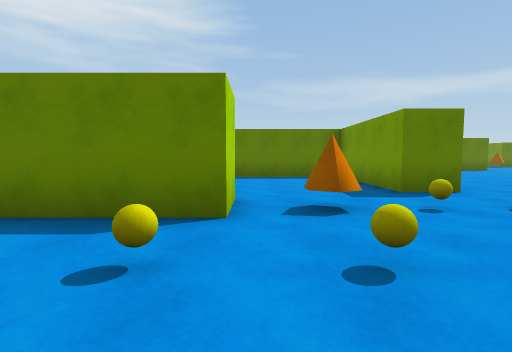
[1] (above)

24 first-person views from a walk through a Unity game level. The camera is 1.3 m above the floor, tilts 4° down and sees 85° across. The floor is counted in squares, 2 m on a side. Each view is taken from the middle of a square. On the plan, view 1 faces up. The plan holds only what a view shows up to about 9 squares ahead; the rest is blank. The player character is not drawn.

[2]
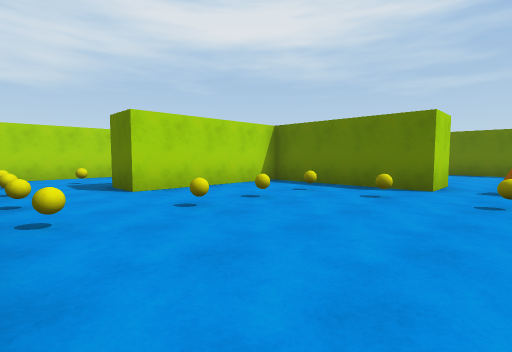

[3]
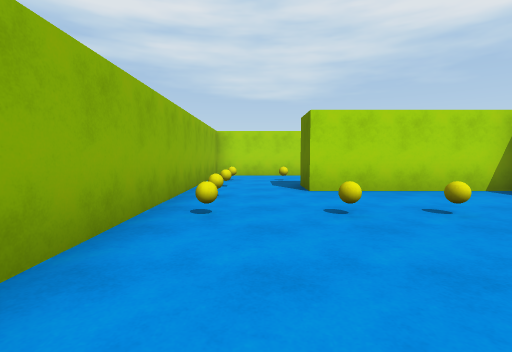

[4]
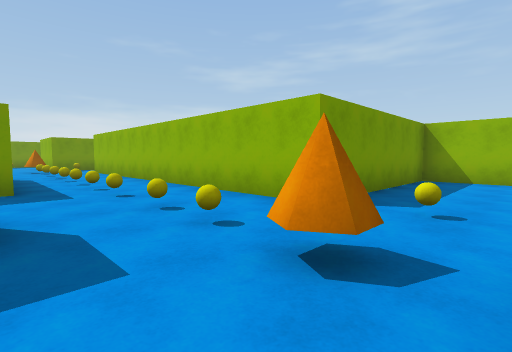

[5]
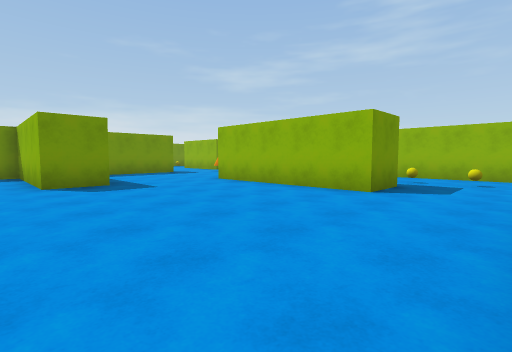

[6]
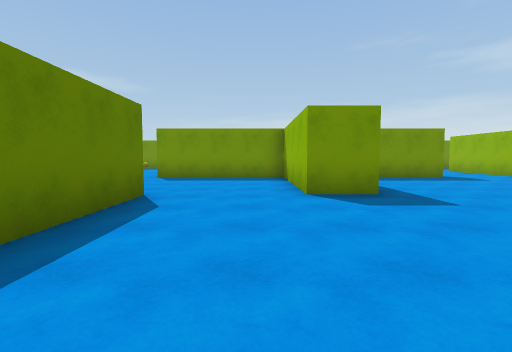

[7]
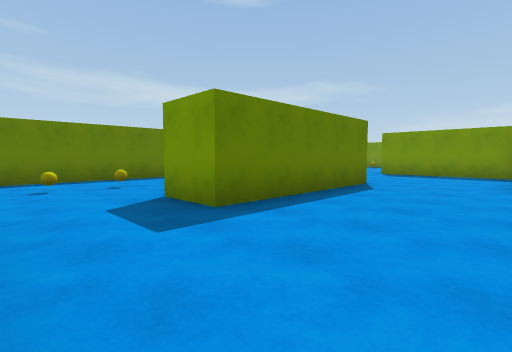

[8]
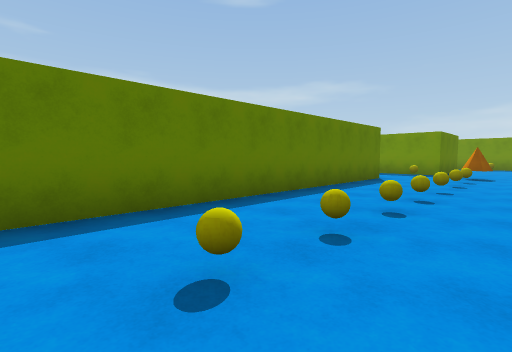

[9]
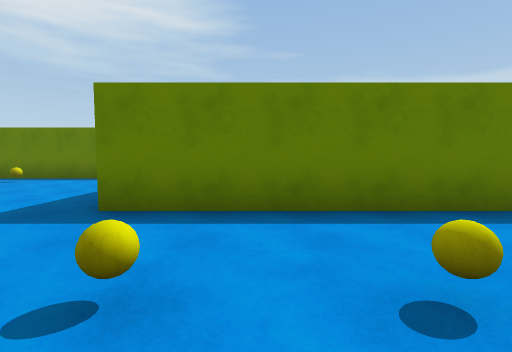

[10]
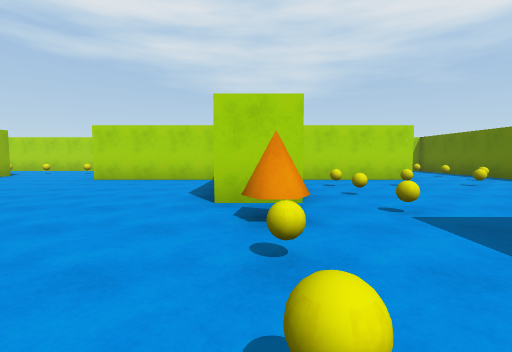

[11]
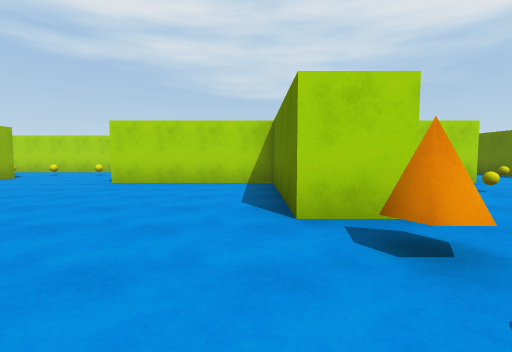

[12]
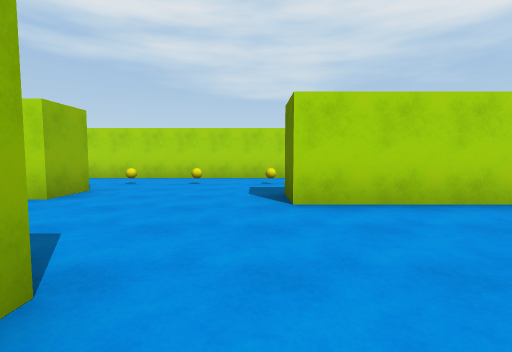

[13]
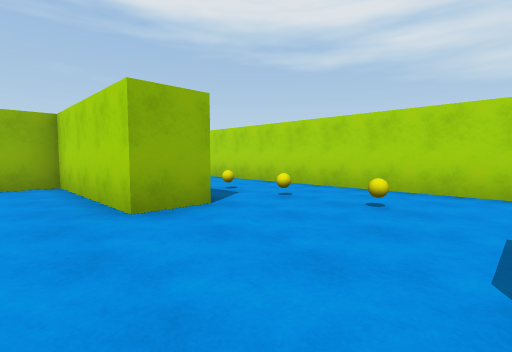

[14]
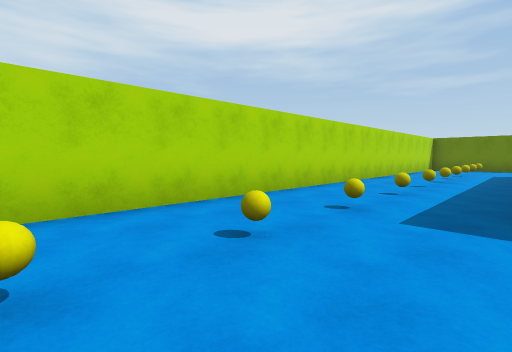

[15]
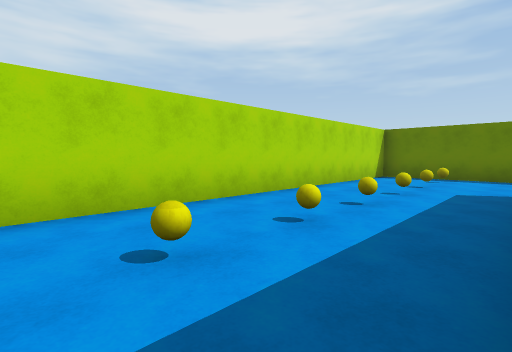

[16]
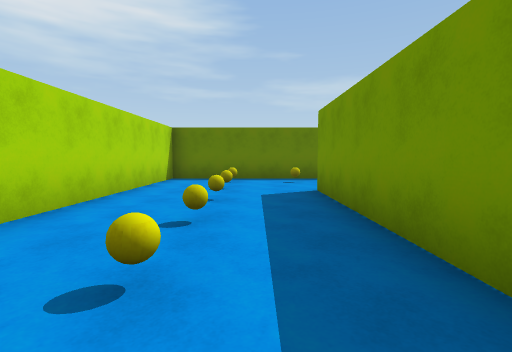

[17]
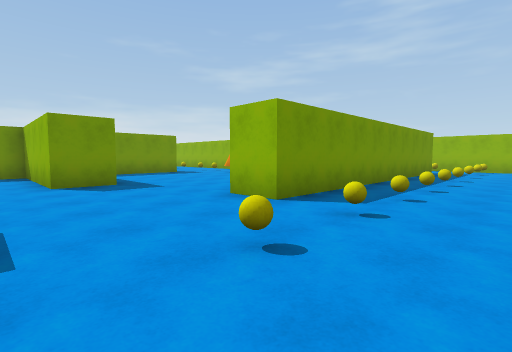

[18]
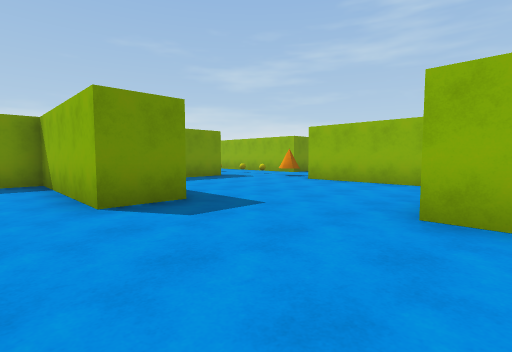

[19]
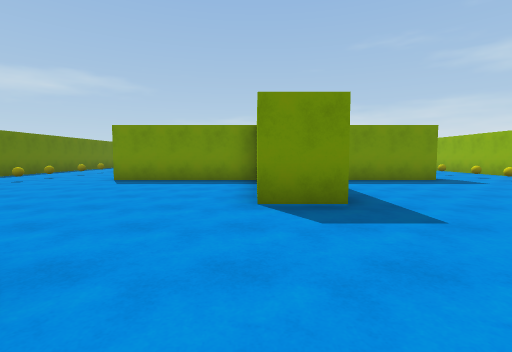

[20]
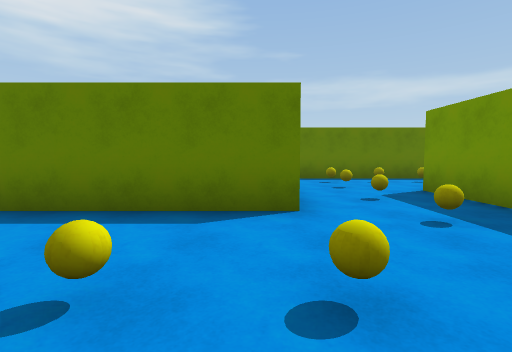

[21]
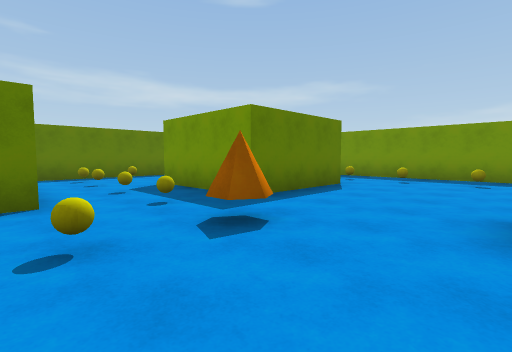

[22]
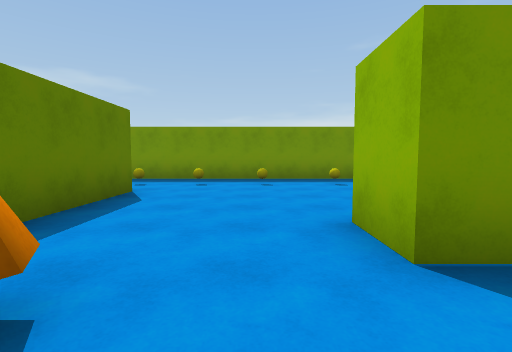

[23]
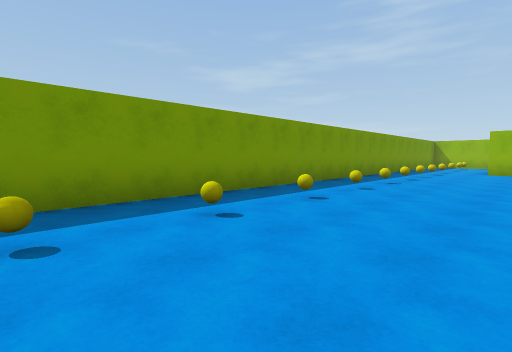

[24]
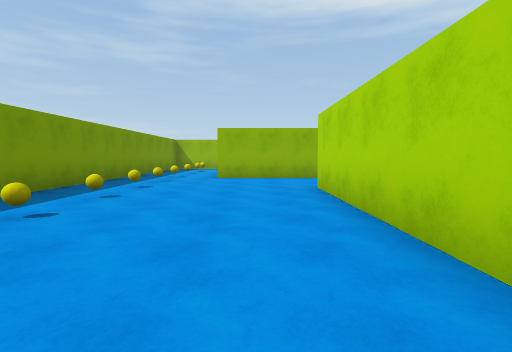

### Floor plan
Points are (right, up) in squares from view 1. A wall is a line through its corners. A room is listed if a view was taken in it or the views show most of it. See-through windows are left out.
Room 1 (views 1, 2, 3)
walls: (-0.3, 2.9) (-4.2, 2.9) (-4.2, -1) (-5.4, -1); (-5.6, -3.3) (2.1, -3.3) (2.1, 1.1)
ways out: opening at (-5, -2.5) to room 2; opening at (1, 2) to room 2
objects: other object (-5, -3); other object (-4, -3); other object (-2, -3); other object (-2, -1); other object (-2, 0); other object (-2, 2); other object (-1, 2); other object (1, 2)
Room 2 (views 4, 5, 6, 7, 8, 9, 10, 11, 12, 13, 14, 15, 16, 17, 18, 19, 20, 21, 22, 23, 24)
walls: (2.1, 8.8) (-0.8, 8.8); (10.8, 12.9) (6.1, 12.9) (6.1, 14.2); (10.8, 8.9) (10.8, 10) (14.6, 10) (14.6, 14) (15.8, 14); (3.8, 5.1) (2.6, 5.1) (2.6, 8.5); (6.1, 4.5) (6.1, 5.9) (10.6, 5.9); (-1.2, 8.6) (-1.2, 10) (2.6, 10) (2.6, 14); (0.1, 16.8) (0.1, 15.4) (-3.7, 15.4) (-3.7, 11.5) (-4.9, 11.5); (15.7, 9.8) (15.7, 5.1); (12.6, 18.3) (2.1, 18.3); (2.2, 1.7) (9.5, 1.7); (14.6, 5.1) (14.6, 7.2); (-4.8, 16.2) (-4.8, 20.4); (15.1, 2.6) (18.2, 2.6); (-3.7, 20.4) (-3.7, 17.2); (18.2, 17.3) (15.2, 17.3) (15.2, 20.4); (-0.6, 23.3) (-8.5, 23.3) (-8.5, 3.6); (-5.3, 0.9) (-5.3, 7.8) (-4.2, 7.8) (-4.2, 4.1) (-0.3, 4.1) (-0.3, 2.9); (17, 23.3) (13.1, 23.3); (21.1, 1.9) (21.1, 18.6); (-8.5, 0.1) (-8.5, -2.6); (-8.1, -3.3) (-5.6, -3.3)
ways out: opening at (-5, -2.5) to room 1; opening at (1, 2) to room 1
objects: other object (-7, -3); other object (-7, -1); other object (-7, 1); other object (-7, 2); other object (-7, 4); other object (-7, 5); other object (-7, 7); other object (-7, 8); other object (-7, 10); other object (-7, 11); other object (-7, 13); other object (-7, 15); other object (-7, 16); other object (-7, 18); other object (-7, 19); other object (-7, 21); other object (-7, 22); other object (-5, 22); other object (-4, 22); other object (-2, 18); other object (-2, 19); other object (-2, 21); other object (-2, 22); other object (-1, 18); other object (1, 18); other object (2, 3); other object (2, 16); other object (3, 3); other object (3, 16); other object (5, 3); other object (5, 16); other object (6, 3); other object (6, 16); other object (7, 3); other object (7, 16); other object (9, 3); other object (9, 16); other object (10, 3); other object (10, 16); other object (11, 3); other object (11, 16); other object (12, 16); other object (14, 18); other object (14, 19); other object (14, 21); other object (14, 22); other object (15, 22); other object (16, 22); other object (20, 2); other object (20, 4); other object (20, 5); other object (20, 7); other object (20, 8); other object (20, 10); other object (20, 11); other object (20, 13); other object (20, 15); other object (20, 16); other object (20, 18)

Positions as (right, up) in squares from view 1, and headings:
1: (0, 0), facing up
2: (1, -3), facing up-left
3: (1, -2), facing left
4: (0, 5), facing down-right
5: (4, 11), facing down-right
6: (6, 11), facing right
7: (4, 10), facing up-right
8: (4, 15), facing up-right
9: (4, 15), facing up
10: (4, 16), facing left
11: (3, 15), facing left
12: (0, 11), facing left
13: (-3, 11), facing down-left
14: (-5, 8), facing up-left
15: (-5, 14), facing up-left
16: (-6, 15), facing up
17: (-8, 11), facing down-right
18: (-5, 11), facing down-right
19: (-5, 10), facing right
20: (12, 15), facing up
21: (12, 14), facing up-right
22: (13, 15), facing right
23: (17, 15), facing down-right
24: (17, 11), facing down
